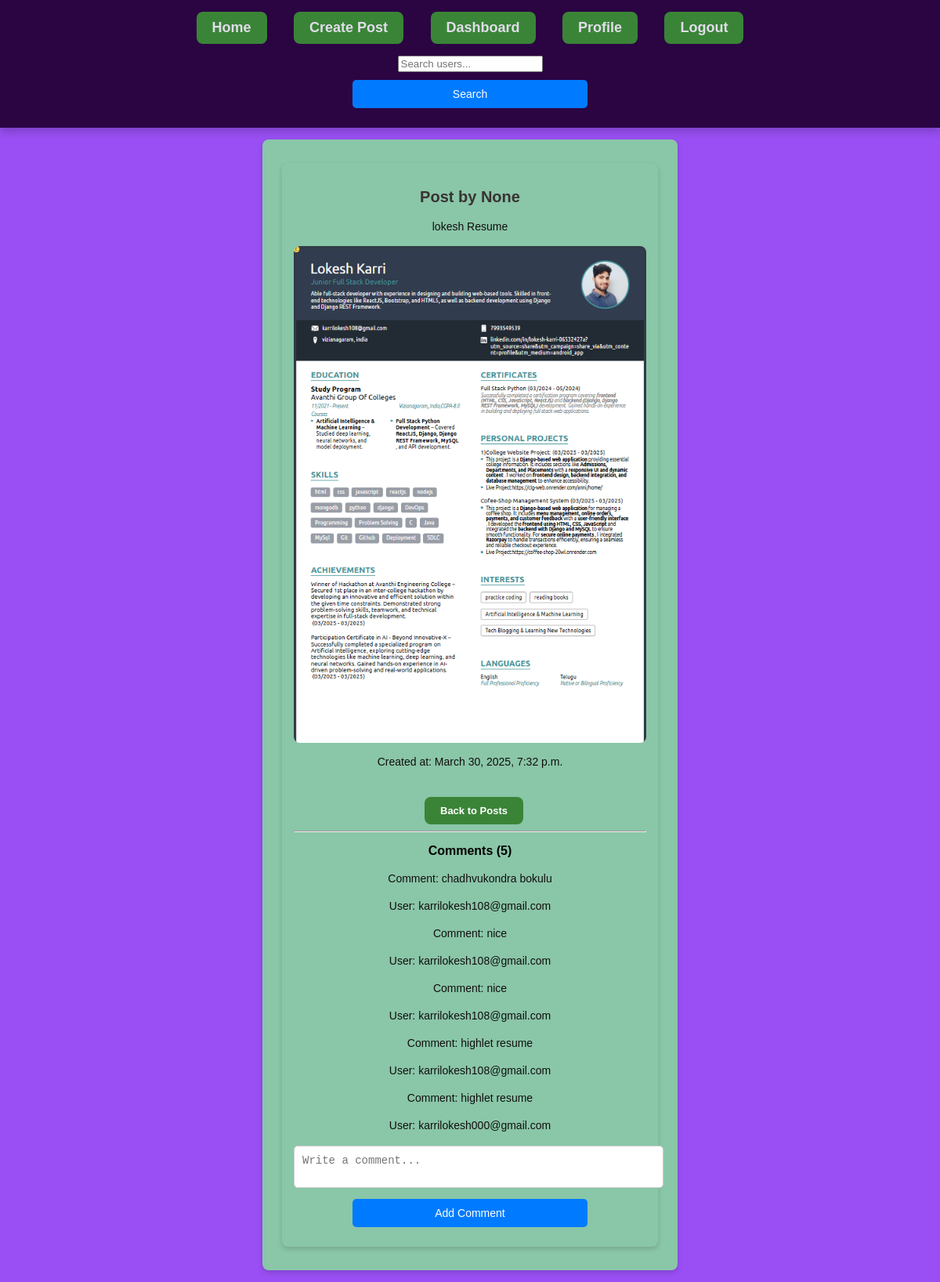
Page /posts/8/ on the earlier database version.
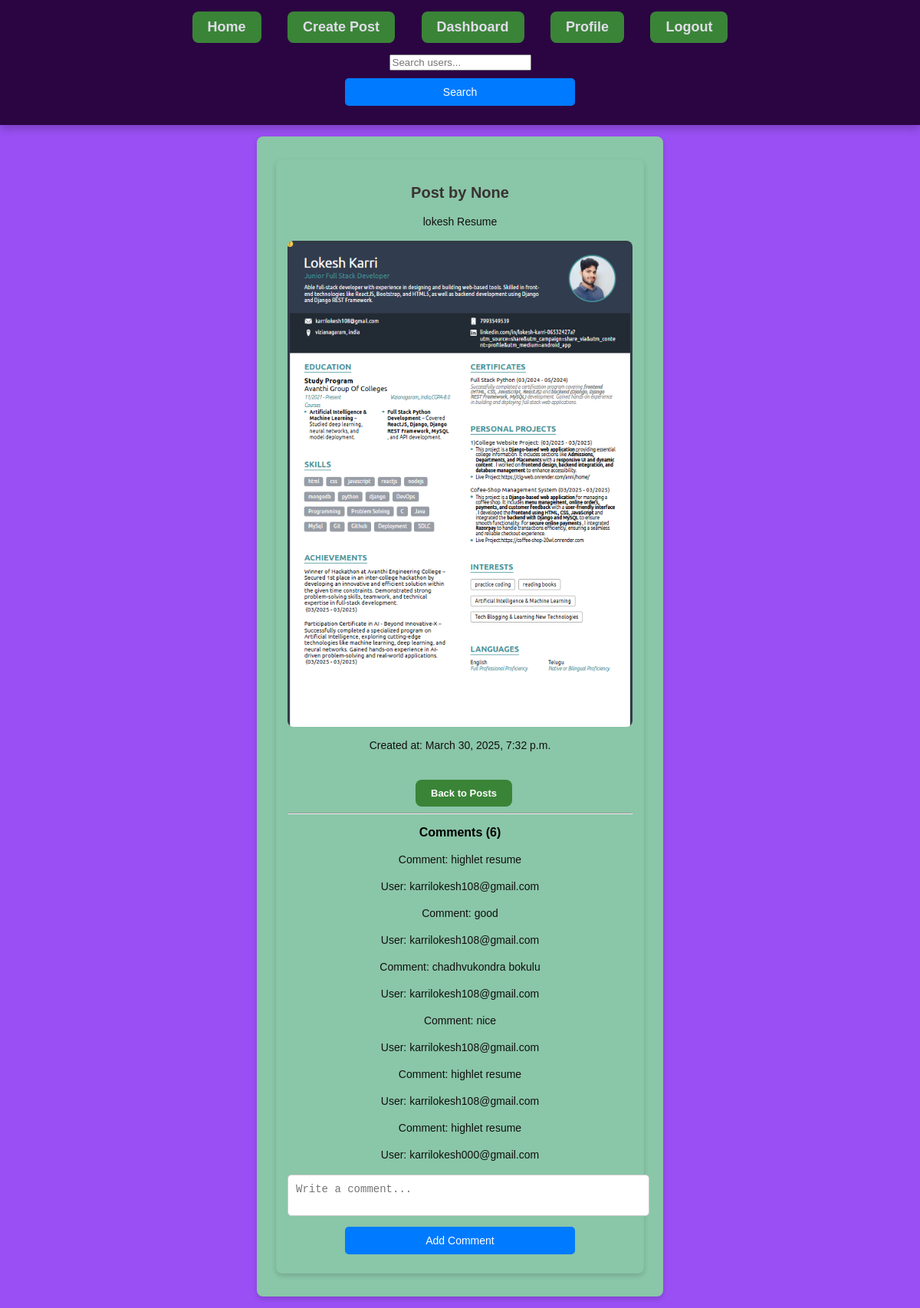
Same page on the later database version.
### posts/models.py (models this page shows, shortened)
class Comment(models.Model):
    user = models.ForeignKey(User, on_delete=models.CASCADE)
    post = models.ForeignKey(Post, on_delete=models.CASCADE, related_name="comments")
    content = models.TextField()
    created_at = models.DateTimeField(auto_now_add=True)
    class Meta:
        ordering = ["-created_at"]  # Show latest comments first
        verbose_name_plural = "Comments"

### users/models.py (models this page shows, shortened)
class CustomUser(AbstractBaseUser, PermissionsMixin):
    name = models.CharField(max_length=20)
    email = models.EmailField(unique=True)
    age = models.IntegerField()
    phone= models.CharField(max_length=15, unique=True, null=True, blank=True)
    otp = models.CharField(max_length=6, null=True, blank=True)
    profile_pic = models.ImageField(upload_to='profile_pics/', null=True, blank=True)
    username = models.CharField(max_length=30, unique=True, null=True, blank=True)
    bio = models.TextField(null=True, blank=True)
    first_name = models.CharField(max_length=30, null=True, blank=True)
    last_name = models.CharField(max_length=30, null=True, blank=True)
    gender = models.CharField(max_length=10, choices=[("Male", "Male"), ("Female", "Female"), ("Other", "Other")], null=True, blank=True)
    location = models.CharField(max_length=100, null=True, blank=True)
    linkedin = models.URLField(null=True, blank=True)
    github = models.URLField(null=True, blank=True)
    is_active = models.BooleanField(default=True)
    is_staff = models.BooleanField(default=False)
    firebase_uid = models.CharField(max_length=50, blank=True, null=True)
    followers = models.ManyToManyField('self', symmetrical=False, related_name='following', blank=True)
    objects = CustomUserManager()
    USERNAME_FIELD = "email"
    REQUIRED_FIELDS = ["name", "age", "phone"]
    def __str__(self):
        return self.email

### posts/views.py (the view)
# urls.py: path('<int:pk>/', PostDetailView.as_view(), name='post-detail'),
class PostDetailView(DetailView):
    model = Post
    template_name = 'posts/post_detail.html'
    def get_context_data(self, **kwargs):
        context = super().get_context_data(**kwargs)
        comments = Comment.objects.filter(post=self.object)
        print("Comments for Post:", self.object.id)
        for comment in comments:
            print(f"User: {comment.user}, Content: {comment.content}")
        context['comments'] = comments
        return context

### posts/templates/posts/post_detail.html (shortened to what this page needs)
{% extends 'posts/base.html' %}
{% load static %}
{% block content %}
    <link rel="stylesheet" href="{% static 'posts/post_detail.css' %}">
    <div class="container">
        <h2>Post by {{ post.user.username }}</h2>
        <p>{{ post.content }}</p>
        {% if post.image %}
            <img src="{{ post.image.url }}" alt="Post Image">
        {% endif %}
        <p>Created at: {{ post.created_at }}</p>
        <a href="{% url 'post-list' %}">Back to Posts</a>
        <hr>
        <h3>Comments ({{ comments|length }})</h3>
        {% for comment in comments %}
        <p>Comment: {{ comment.content }}</p>
        <p>User: {{ comment.user }}</p>
        {% empty %}
            <p>No comments found.</p>
        {% endfor %}
        <form method="post" action="{% url 'add-comment' post.id %}">
            <textarea name="content" placeholder="Write a comment..." required></textarea>
            <button type="submit">Add Comment</button>
        </form>
    </div>
{% endblock %}

Differences in the rows shown:
removed Comment: content "nice", user "karrilokesh108@gmail.com"
added Comment: content "highlet resume", user "karrilokesh108@gmail.com"
added Comment: content "good", user "karrilokesh108@gmail.com"
Other differences:
{{ comments|length }}: "5" → "6"
